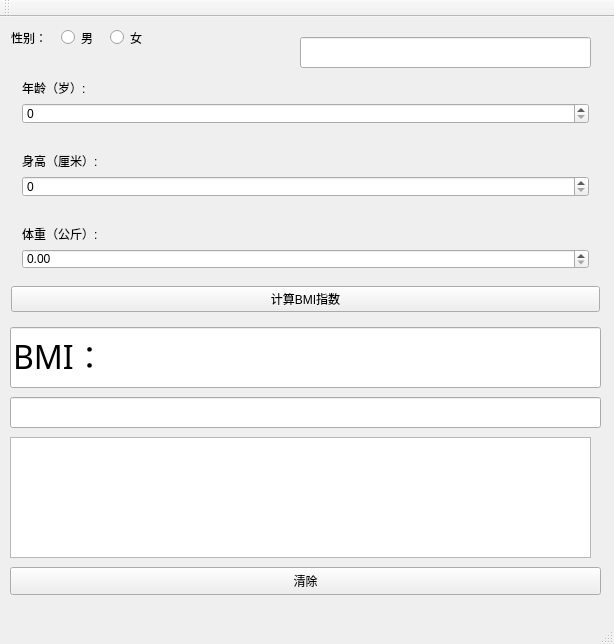
<?xml version="1.0" encoding="UTF-8"?>
<ui version="4.0">
 <class>MainWindow</class>
 <widget class="QMainWindow" name="MainWindow">
  <property name="geometry">
   <rect>
    <x>0</x>
    <y>0</y>
    <width>614</width>
    <height>644</height>
   </rect>
  </property>
  <property name="windowTitle">
   <string>BMI计算器（2022114376）</string>
  </property>
  <widget class="QWidget" name="centralWidget">
   <widget class="QWidget" name="widget" native="true">
    <property name="geometry">
     <rect>
      <x>0</x>
      <y>0</y>
      <width>165</width>
      <height>41</height>
     </rect>
    </property>
    <layout class="QHBoxLayout" name="horizontalLayout">
     <item>
      <widget class="QLabel" name="label">
       <property name="text">
        <string>性别：</string>
       </property>
      </widget>
     </item>
     <item>
      <widget class="QRadioButton" name="man">
       <property name="text">
        <string>男</string>
       </property>
      </widget>
     </item>
     <item>
      <widget class="QRadioButton" name="radioButton_2">
       <property name="text">
        <string>女</string>
       </property>
      </widget>
     </item>
    </layout>
   </widget>
   <widget class="QWidget" name="widget_2" native="true">
    <property name="geometry">
     <rect>
      <x>0</x>
      <y>40</y>
      <width>611</width>
      <height>266</height>
     </rect>
    </property>
    <layout class="QVBoxLayout" name="verticalLayout_5">
     <item>
      <widget class="QWidget" name="widget_3" native="true">
       <layout class="QVBoxLayout" name="verticalLayout">
        <item>
         <widget class="QLabel" name="label_2">
          <property name="text">
           <string>年龄（岁）:</string>
          </property>
         </widget>
        </item>
        <item>
         <widget class="QSpinBox" name="age"/>
        </item>
       </layout>
      </widget>
     </item>
     <item>
      <widget class="QWidget" name="widget_4" native="true">
       <layout class="QVBoxLayout" name="verticalLayout_2">
        <item>
         <widget class="QLabel" name="label_3">
          <property name="text">
           <string>身高（厘米）:</string>
          </property>
         </widget>
        </item>
        <item>
         <widget class="QSpinBox" name="height">
          <property name="maximum">
           <number>1002</number>
          </property>
          <property name="singleStep">
           <number>1</number>
          </property>
         </widget>
        </item>
       </layout>
      </widget>
     </item>
     <item>
      <widget class="QWidget" name="widget_5" native="true">
       <layout class="QVBoxLayout" name="verticalLayout_4">
        <item>
         <widget class="QLabel" name="label_5">
          <property name="text">
           <string>体重（公斤）:</string>
          </property>
         </widget>
        </item>
        <item>
         <widget class="QDoubleSpinBox" name="weight">
          <property name="maximum">
           <double>1000.000000000000000</double>
          </property>
         </widget>
        </item>
       </layout>
      </widget>
     </item>
     <item>
      <widget class="QPushButton" name="pushButton">
       <property name="text">
        <string>计算BMI指数</string>
       </property>
      </widget>
     </item>
    </layout>
   </widget>
   <widget class="QLineEdit" name="BMI">
    <property name="geometry">
     <rect>
      <x>10</x>
      <y>310</y>
      <width>591</width>
      <height>61</height>
     </rect>
    </property>
    <property name="font">
     <font>
      <family>微软雅黑</family>
      <pointsize>24</pointsize>
     </font>
    </property>
    <property name="text">
     <string>BMI：</string>
    </property>
   </widget>
   <widget class="QLineEdit" name="conclusion">
    <property name="geometry">
     <rect>
      <x>10</x>
      <y>380</y>
      <width>591</width>
      <height>31</height>
     </rect>
    </property>
   </widget>
   <widget class="QPushButton" name="clear">
    <property name="geometry">
     <rect>
      <x>10</x>
      <y>550</y>
      <width>591</width>
      <height>28</height>
     </rect>
    </property>
    <property name="text">
     <string>清除</string>
    </property>
   </widget>
   <widget class="QTextEdit" name="history">
    <property name="geometry">
     <rect>
      <x>10</x>
      <y>420</y>
      <width>581</width>
      <height>121</height>
     </rect>
    </property>
   </widget>
   <widget class="QLineEdit" name="suggestion">
    <property name="geometry">
     <rect>
      <x>300</x>
      <y>20</y>
      <width>291</width>
      <height>31</height>
     </rect>
    </property>
   </widget>
  </widget>
  <widget class="QMenuBar" name="menuBar">
   <property name="geometry">
    <rect>
     <x>0</x>
     <y>0</y>
     <width>614</width>
     <height>26</height>
    </rect>
   </property>
  </widget>
  <widget class="QToolBar" name="mainToolBar">
   <attribute name="toolBarArea">
    <enum>TopToolBarArea</enum>
   </attribute>
   <attribute name="toolBarBreak">
    <bool>false</bool>
   </attribute>
  </widget>
  <widget class="QStatusBar" name="statusBar"/>
 </widget>
 <layoutdefault spacing="6" margin="11"/>
 <resources/>
 <connections/>
</ui>
